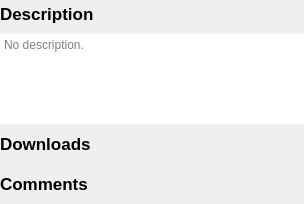
<?xml version="1.0" encoding="UTF-8"?>
<ui version="4.0">
 <class>SoundfontViewerCenter</class>
 <widget class="QWidget" name="SoundfontViewerCenter">
  <property name="geometry">
   <rect>
    <x>0</x>
    <y>0</y>
    <width>304</width>
    <height>204</height>
   </rect>
  </property>
  <property name="windowTitle">
   <string>Form</string>
  </property>
  <layout class="QVBoxLayout" name="verticalLayout">
   <property name="leftMargin">
    <number>0</number>
   </property>
   <property name="topMargin">
    <number>0</number>
   </property>
   <property name="rightMargin">
    <number>0</number>
   </property>
   <property name="bottomMargin">
    <number>0</number>
   </property>
   <item>
    <widget class="QLabel" name="labelDescription">
     <property name="sizePolicy">
      <sizepolicy hsizetype="Preferred" vsizetype="Maximum">
       <horstretch>0</horstretch>
       <verstretch>0</verstretch>
      </sizepolicy>
     </property>
     <property name="minimumSize">
      <size>
       <width>0</width>
       <height>28</height>
      </size>
     </property>
     <property name="font">
      <font>
       <pointsize>13</pointsize>
       <weight>75</weight>
       <bold>true</bold>
      </font>
     </property>
     <property name="text">
      <string>Description</string>
     </property>
    </widget>
   </item>
   <item>
    <widget class="CustomTextEdit" name="widgetDescription">
     <property name="sizePolicy">
      <sizepolicy hsizetype="Preferred" vsizetype="Preferred">
       <horstretch>0</horstretch>
       <verstretch>0</verstretch>
      </sizepolicy>
     </property>
     <property name="frameShape">
      <enum>QFrame::NoFrame</enum>
     </property>
     <property name="placeholderText">
      <string>No description.</string>
     </property>
    </widget>
   </item>
   <item>
    <widget class="QLabel" name="labelDownload">
     <property name="sizePolicy">
      <sizepolicy hsizetype="Preferred" vsizetype="Maximum">
       <horstretch>0</horstretch>
       <verstretch>0</verstretch>
      </sizepolicy>
     </property>
     <property name="minimumSize">
      <size>
       <width>0</width>
       <height>28</height>
      </size>
     </property>
     <property name="font">
      <font>
       <pointsize>13</pointsize>
       <weight>75</weight>
       <bold>true</bold>
      </font>
     </property>
     <property name="text">
      <string>Downloads</string>
     </property>
    </widget>
   </item>
   <item>
    <widget class="SoundfontDownload" name="widgetDownload" native="true">
     <property name="sizePolicy">
      <sizepolicy hsizetype="Preferred" vsizetype="Maximum">
       <horstretch>0</horstretch>
       <verstretch>0</verstretch>
      </sizepolicy>
     </property>
    </widget>
   </item>
   <item>
    <widget class="QLabel" name="labelComment">
     <property name="sizePolicy">
      <sizepolicy hsizetype="Preferred" vsizetype="Maximum">
       <horstretch>0</horstretch>
       <verstretch>0</verstretch>
      </sizepolicy>
     </property>
     <property name="minimumSize">
      <size>
       <width>0</width>
       <height>28</height>
      </size>
     </property>
     <property name="font">
      <font>
       <pointsize>13</pointsize>
       <weight>75</weight>
       <bold>true</bold>
      </font>
     </property>
     <property name="text">
      <string>Comments</string>
     </property>
    </widget>
   </item>
   <item>
    <widget class="SoundfontComment" name="widgetComment" native="true">
     <property name="sizePolicy">
      <sizepolicy hsizetype="Preferred" vsizetype="Maximum">
       <horstretch>0</horstretch>
       <verstretch>0</verstretch>
      </sizepolicy>
     </property>
    </widget>
   </item>
  </layout>
 </widget>
 <customwidgets>
  <customwidget>
   <class>CustomTextEdit</class>
   <extends>QTextBrowser</extends>
   <header>customtextedit.h</header>
  </customwidget>
  <customwidget>
   <class>SoundfontDownload</class>
   <extends>QWidget</extends>
   <header>soundfontdownload.h</header>
   <container>1</container>
  </customwidget>
  <customwidget>
   <class>SoundfontComment</class>
   <extends>QWidget</extends>
   <header>soundfontcomment.h</header>
   <container>1</container>
  </customwidget>
 </customwidgets>
 <resources/>
 <connections/>
</ui>
